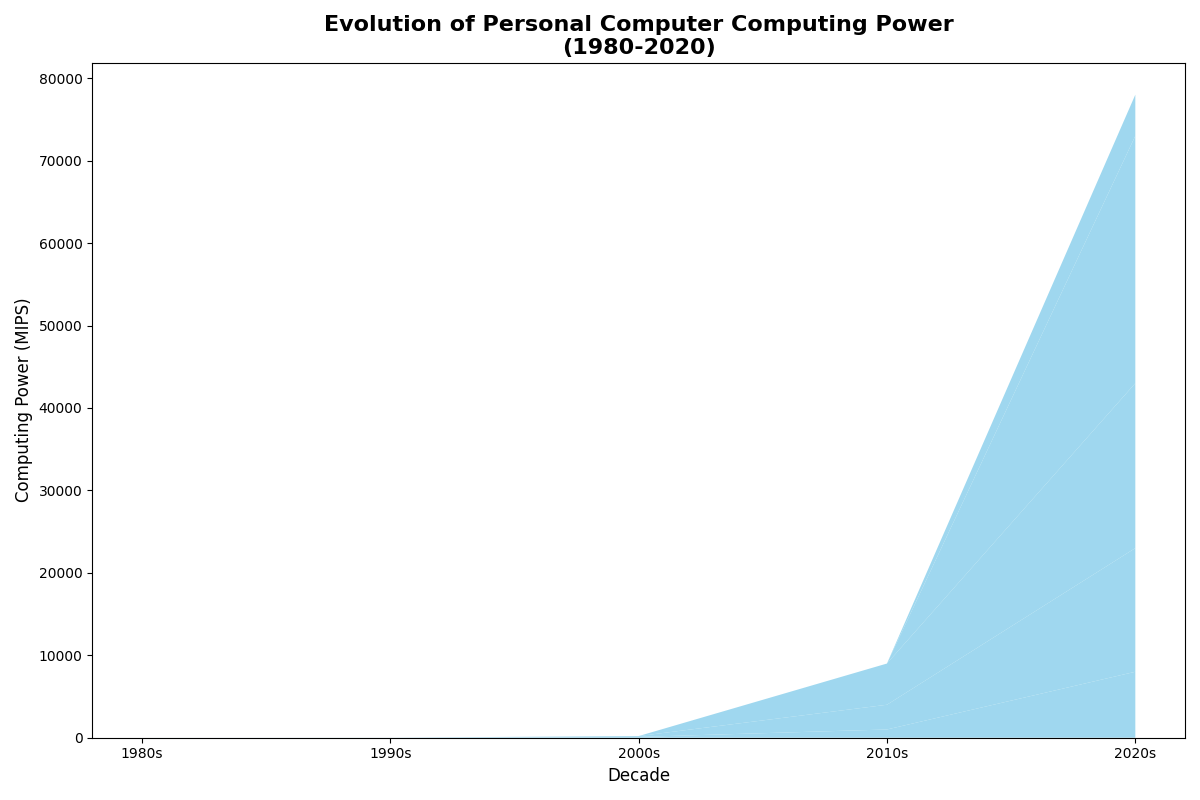

Write the Python code that produced this figure.
import matplotlib.pyplot as plt
import numpy as np

decades = np.array([1980, 1990, 2000, 2010, 2020])
single_core_mips = np.array([1, 10, 100, 1000, 8000])
multi_core_mips = np.array([0, 0, 100, 3000, 15000])
gpu_acceleration_mips = np.array([0, 0, 0, 5000, 20000])
cloud_computing_mips = np.array([0, 0, 0, 0, 30000])
quantum_computing_mips = np.array([0, 0, 0, 0, 5000])

# Define a list of colors for each data group
colors = ['#87CEEB' for _ in range(5)]  # Light sky blue, tomato, lime green, gold, blueviolet

fig, ax = plt.subplots(figsize=(12, 8))

# Use the colors list to apply colors to each area in the stackplot
ax.stackplot(decades, single_core_mips, multi_core_mips, gpu_acceleration_mips, cloud_computing_mips, quantum_computing_mips,
             colors=colors,  # Now we're passing a list of colors
             alpha=0.8)

ax.set_title('Evolution of Personal Computer Computing Power\n(1980-2020)', fontsize=16, fontweight='bold')
ax.set_xlabel('Decade', fontsize=12)
ax.set_ylabel('Computing Power (MIPS)', fontsize=12)

ax.set_xticks(decades)
ax.set_xticklabels([f"{decade}s" for decade in decades], fontsize=10)

plt.tight_layout()
plt.show()
